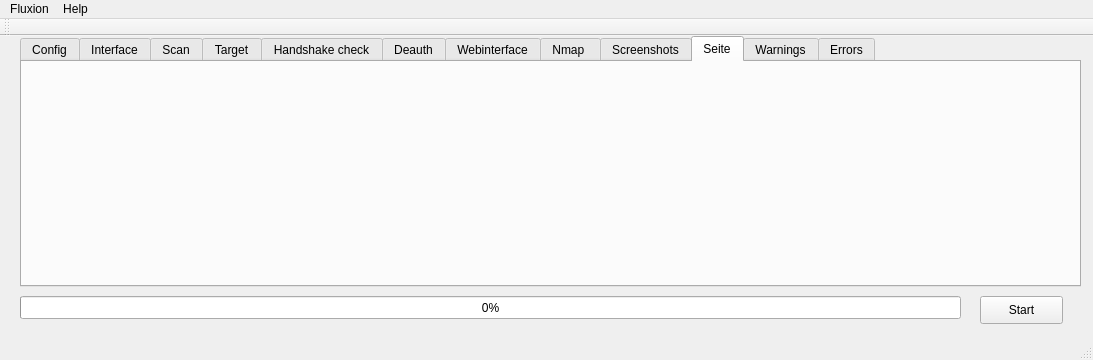
<?xml version="1.0" encoding="UTF-8"?>
<ui version="4.0">
 <class>Fluxion</class>
 <widget class="QMainWindow" name="Fluxion">
  <property name="geometry">
   <rect>
    <x>0</x>
    <y>0</y>
    <width>1093</width>
    <height>360</height>
   </rect>
  </property>
  <property name="windowTitle">
   <string>Fluxion</string>
  </property>
  <widget class="QWidget" name="centralWidget">
   <widget class="QTabWidget" name="tabWidget">
    <property name="geometry">
     <rect>
      <x>20</x>
      <y>0</y>
      <width>1061</width>
      <height>251</height>
     </rect>
    </property>
    <property name="currentIndex">
     <number>9</number>
    </property>
    <widget class="QWidget" name="tab">
     <attribute name="title">
      <string>Config</string>
     </attribute>
     <widget class="QLabel" name="label_3">
      <property name="geometry">
       <rect>
        <x>10</x>
        <y>20</y>
        <width>62</width>
        <height>20</height>
       </rect>
      </property>
      <property name="text">
       <string>TMP Path</string>
      </property>
     </widget>
     <widget class="QLineEdit" name="lineEdit_2">
      <property name="geometry">
       <rect>
        <x>10</x>
        <y>40</y>
        <width>113</width>
        <height>28</height>
       </rect>
      </property>
     </widget>
     <widget class="QSlider" name="horizontalSlider_3">
      <property name="geometry">
       <rect>
        <x>10</x>
        <y>100</y>
        <width>160</width>
        <height>16</height>
       </rect>
      </property>
      <property name="minimum">
       <number>100</number>
      </property>
      <property name="maximum">
       <number>9999</number>
      </property>
      <property name="singleStep">
       <number>10</number>
      </property>
      <property name="pageStep">
       <number>100</number>
      </property>
      <property name="value">
       <number>1000</number>
      </property>
      <property name="orientation">
       <enum>Qt::Horizontal</enum>
      </property>
     </widget>
     <widget class="QLabel" name="label_4">
      <property name="geometry">
       <rect>
        <x>10</x>
        <y>80</y>
        <width>101</width>
        <height>20</height>
       </rect>
      </property>
      <property name="text">
       <string>Deauth time</string>
      </property>
     </widget>
     <widget class="QLabel" name="label_5">
      <property name="geometry">
       <rect>
        <x>10</x>
        <y>130</y>
        <width>71</width>
        <height>20</height>
       </rect>
      </property>
      <property name="text">
       <string>Scan time</string>
      </property>
     </widget>
     <widget class="QSlider" name="horizontalSlider_4">
      <property name="geometry">
       <rect>
        <x>10</x>
        <y>150</y>
        <width>160</width>
        <height>16</height>
       </rect>
      </property>
      <property name="minimum">
       <number>10</number>
      </property>
      <property name="maximum">
       <number>120</number>
      </property>
      <property name="sliderPosition">
       <number>30</number>
      </property>
      <property name="orientation">
       <enum>Qt::Horizontal</enum>
      </property>
     </widget>
    </widget>
    <widget class="QWidget" name="tab_6">
     <attribute name="title">
      <string>Interface</string>
     </attribute>
     <widget class="QComboBox" name="comboBox">
      <property name="geometry">
       <rect>
        <x>10</x>
        <y>50</y>
        <width>181</width>
        <height>28</height>
       </rect>
      </property>
     </widget>
     <widget class="QLabel" name="label_11">
      <property name="geometry">
       <rect>
        <x>10</x>
        <y>30</y>
        <width>62</width>
        <height>20</height>
       </rect>
      </property>
      <property name="text">
       <string>Interface</string>
      </property>
     </widget>
     <widget class="QTextBrowser" name="textBrowser_3">
      <property name="geometry">
       <rect>
        <x>210</x>
        <y>50</y>
        <width>801</width>
        <height>141</height>
       </rect>
      </property>
     </widget>
     <widget class="QLabel" name="label_12">
      <property name="geometry">
       <rect>
        <x>210</x>
        <y>30</y>
        <width>62</width>
        <height>20</height>
       </rect>
      </property>
      <property name="text">
       <string>Output</string>
      </property>
     </widget>
    </widget>
    <widget class="QWidget" name="tab_4">
     <attribute name="title">
      <string>Scan</string>
     </attribute>
     <widget class="QRadioButton" name="radioButton">
      <property name="geometry">
       <rect>
        <x>10</x>
        <y>30</y>
        <width>105</width>
        <height>26</height>
       </rect>
      </property>
      <property name="text">
       <string>All Channel</string>
      </property>
     </widget>
     <widget class="QRadioButton" name="radioButton_2">
      <property name="geometry">
       <rect>
        <x>10</x>
        <y>50</y>
        <width>141</width>
        <height>26</height>
       </rect>
      </property>
      <property name="text">
       <string>Custom Channel</string>
      </property>
     </widget>
     <widget class="QSlider" name="horizontalSlider">
      <property name="geometry">
       <rect>
        <x>90</x>
        <y>80</y>
        <width>91</width>
        <height>16</height>
       </rect>
      </property>
      <property name="maximum">
       <number>12</number>
      </property>
      <property name="orientation">
       <enum>Qt::Horizontal</enum>
      </property>
     </widget>
     <widget class="QSlider" name="horizontalSlider_2">
      <property name="geometry">
       <rect>
        <x>90</x>
        <y>100</y>
        <width>91</width>
        <height>16</height>
       </rect>
      </property>
      <property name="maximum">
       <number>12</number>
      </property>
      <property name="orientation">
       <enum>Qt::Horizontal</enum>
      </property>
     </widget>
     <widget class="QLabel" name="label">
      <property name="geometry">
       <rect>
        <x>20</x>
        <y>80</y>
        <width>62</width>
        <height>20</height>
       </rect>
      </property>
      <property name="text">
       <string>Min</string>
      </property>
     </widget>
     <widget class="QLabel" name="label_2">
      <property name="geometry">
       <rect>
        <x>20</x>
        <y>100</y>
        <width>62</width>
        <height>20</height>
       </rect>
      </property>
      <property name="text">
       <string>Max</string>
      </property>
     </widget>
     <widget class="QPushButton" name="pushButton_3">
      <property name="geometry">
       <rect>
        <x>960</x>
        <y>180</y>
        <width>83</width>
        <height>28</height>
       </rect>
      </property>
      <property name="text">
       <string>Scan</string>
      </property>
     </widget>
    </widget>
    <widget class="QWidget" name="tab_2">
     <attribute name="title">
      <string>Target</string>
     </attribute>
     <widget class="QTextBrowser" name="textBrowser">
      <property name="geometry">
       <rect>
        <x>10</x>
        <y>10</y>
        <width>1021</width>
        <height>151</height>
       </rect>
      </property>
     </widget>
     <widget class="QLineEdit" name="lineEdit">
      <property name="geometry">
       <rect>
        <x>100</x>
        <y>180</y>
        <width>861</width>
        <height>28</height>
       </rect>
      </property>
     </widget>
     <widget class="QPushButton" name="pushButton_2">
      <property name="geometry">
       <rect>
        <x>10</x>
        <y>180</y>
        <width>83</width>
        <height>28</height>
       </rect>
      </property>
      <property name="text">
       <string>Refresh</string>
      </property>
     </widget>
    </widget>
    <widget class="QWidget" name="tab_3">
     <attribute name="title">
      <string>Handshake check</string>
     </attribute>
     <widget class="QLabel" name="label_13">
      <property name="geometry">
       <rect>
        <x>390</x>
        <y>90</y>
        <width>151</width>
        <height>20</height>
       </rect>
      </property>
      <property name="text">
       <string>Drag and Drop</string>
      </property>
      <property name="textFormat">
       <enum>Qt::PlainText</enum>
      </property>
     </widget>
    </widget>
    <widget class="QWidget" name="tab_7">
     <attribute name="title">
      <string>Deauth</string>
     </attribute>
     <widget class="QRadioButton" name="radioButton_3">
      <property name="geometry">
       <rect>
        <x>10</x>
        <y>90</y>
        <width>105</width>
        <height>26</height>
       </rect>
      </property>
      <property name="text">
       <string>Deauth all</string>
      </property>
     </widget>
     <widget class="QRadioButton" name="radioButton_4">
      <property name="geometry">
       <rect>
        <x>10</x>
        <y>110</y>
        <width>105</width>
        <height>26</height>
       </rect>
      </property>
      <property name="text">
       <string>Deauth client</string>
      </property>
     </widget>
     <widget class="QPushButton" name="pushButton_5">
      <property name="geometry">
       <rect>
        <x>960</x>
        <y>180</y>
        <width>83</width>
        <height>28</height>
       </rect>
      </property>
      <property name="text">
       <string>Run</string>
      </property>
     </widget>
     <widget class="QLabel" name="label_6">
      <property name="geometry">
       <rect>
        <x>10</x>
        <y>70</y>
        <width>62</width>
        <height>20</height>
       </rect>
      </property>
      <property name="text">
       <string>Mdk3</string>
      </property>
     </widget>
     <widget class="QLabel" name="label_7">
      <property name="geometry">
       <rect>
        <x>10</x>
        <y>150</y>
        <width>62</width>
        <height>20</height>
       </rect>
      </property>
      <property name="text">
       <string>Aireplay</string>
      </property>
     </widget>
     <widget class="QRadioButton" name="radioButton_5">
      <property name="geometry">
       <rect>
        <x>10</x>
        <y>170</y>
        <width>105</width>
        <height>26</height>
       </rect>
      </property>
      <property name="text">
       <string>Custom</string>
      </property>
     </widget>
     <widget class="QLineEdit" name="lineEdit_3">
      <property name="geometry">
       <rect>
        <x>10</x>
        <y>30</y>
        <width>231</width>
        <height>28</height>
       </rect>
      </property>
     </widget>
     <widget class="QLabel" name="label_8">
      <property name="geometry">
       <rect>
        <x>10</x>
        <y>10</y>
        <width>62</width>
        <height>20</height>
       </rect>
      </property>
      <property name="text">
       <string>Target</string>
      </property>
     </widget>
    </widget>
    <widget class="QWidget" name="tab_9">
     <attribute name="title">
      <string>Webinterface</string>
     </attribute>
     <widget class="QRadioButton" name="radioButton_6">
      <property name="geometry">
       <rect>
        <x>10</x>
        <y>40</y>
        <width>105</width>
        <height>26</height>
       </rect>
      </property>
      <property name="text">
       <string>English</string>
      </property>
     </widget>
     <widget class="QRadioButton" name="radioButton_7">
      <property name="geometry">
       <rect>
        <x>10</x>
        <y>60</y>
        <width>105</width>
        <height>26</height>
       </rect>
      </property>
      <property name="text">
       <string>German</string>
      </property>
     </widget>
     <widget class="QRadioButton" name="radioButton_8">
      <property name="geometry">
       <rect>
        <x>10</x>
        <y>80</y>
        <width>105</width>
        <height>26</height>
       </rect>
      </property>
      <property name="text">
       <string>Russian</string>
      </property>
     </widget>
     <widget class="QRadioButton" name="radioButton_9">
      <property name="geometry">
       <rect>
        <x>360</x>
        <y>40</y>
        <width>105</width>
        <height>26</height>
       </rect>
      </property>
      <property name="text">
       <string>Netgear</string>
      </property>
     </widget>
     <widget class="QRadioButton" name="radioButton_10">
      <property name="geometry">
       <rect>
        <x>360</x>
        <y>80</y>
        <width>105</width>
        <height>26</height>
       </rect>
      </property>
      <property name="text">
       <string>Vodafone</string>
      </property>
     </widget>
     <widget class="QRadioButton" name="radioButton_11">
      <property name="geometry">
       <rect>
        <x>360</x>
        <y>60</y>
        <width>105</width>
        <height>26</height>
       </rect>
      </property>
      <property name="text">
       <string>Arris</string>
      </property>
     </widget>
     <widget class="QRadioButton" name="radioButton_12">
      <property name="geometry">
       <rect>
        <x>10</x>
        <y>100</y>
        <width>105</width>
        <height>26</height>
       </rect>
      </property>
      <property name="text">
       <string>Italian</string>
      </property>
     </widget>
     <widget class="QLabel" name="label_9">
      <property name="geometry">
       <rect>
        <x>10</x>
        <y>20</y>
        <width>62</width>
        <height>20</height>
       </rect>
      </property>
      <property name="text">
       <string>Neutra</string>
      </property>
     </widget>
     <widget class="QLabel" name="label_10">
      <property name="geometry">
       <rect>
        <x>370</x>
        <y>20</y>
        <width>62</width>
        <height>20</height>
       </rect>
      </property>
      <property name="text">
       <string>Custom</string>
      </property>
     </widget>
     <widget class="QRadioButton" name="radioButton_25">
      <property name="geometry">
       <rect>
        <x>10</x>
        <y>120</y>
        <width>105</width>
        <height>26</height>
       </rect>
      </property>
      <property name="text">
       <string>Spanish</string>
      </property>
     </widget>
     <widget class="QRadioButton" name="radioButton_26">
      <property name="geometry">
       <rect>
        <x>10</x>
        <y>140</y>
        <width>105</width>
        <height>26</height>
       </rect>
      </property>
      <property name="text">
       <string>Portuguese</string>
      </property>
     </widget>
     <widget class="QRadioButton" name="radioButton_27">
      <property name="geometry">
       <rect>
        <x>10</x>
        <y>160</y>
        <width>105</width>
        <height>26</height>
       </rect>
      </property>
      <property name="text">
       <string>Chinese</string>
      </property>
     </widget>
    </widget>
    <widget class="QWidget" name="tab_19">
     <attribute name="title">
      <string>Nmap </string>
     </attribute>
     <widget class="QLabel" name="label_21">
      <property name="geometry">
       <rect>
        <x>20</x>
        <y>20</y>
        <width>62</width>
        <height>20</height>
       </rect>
      </property>
      <property name="text">
       <string>IP Range</string>
      </property>
     </widget>
     <widget class="QLineEdit" name="lineEdit_7">
      <property name="geometry">
       <rect>
        <x>20</x>
        <y>40</y>
        <width>113</width>
        <height>28</height>
       </rect>
      </property>
     </widget>
     <widget class="QLineEdit" name="lineEdit_8">
      <property name="geometry">
       <rect>
        <x>160</x>
        <y>40</y>
        <width>113</width>
        <height>28</height>
       </rect>
      </property>
     </widget>
     <widget class="QLabel" name="label_22">
      <property name="geometry">
       <rect>
        <x>140</x>
        <y>40</y>
        <width>16</width>
        <height>20</height>
       </rect>
      </property>
      <property name="text">
       <string>--</string>
      </property>
     </widget>
     <widget class="QLabel" name="label_23">
      <property name="geometry">
       <rect>
        <x>20</x>
        <y>90</y>
        <width>81</width>
        <height>20</height>
       </rect>
      </property>
      <property name="text">
       <string>Arguments</string>
      </property>
     </widget>
     <widget class="QCheckBox" name="checkBox">
      <property name="geometry">
       <rect>
        <x>20</x>
        <y>120</y>
        <width>161</width>
        <height>26</height>
       </rect>
      </property>
      <property name="text">
       <string>OS detection</string>
      </property>
     </widget>
     <widget class="QCheckBox" name="checkBox_2">
      <property name="geometry">
       <rect>
        <x>20</x>
        <y>140</y>
        <width>89</width>
        <height>26</height>
       </rect>
      </property>
      <property name="text">
       <string>List scan</string>
      </property>
     </widget>
     <widget class="QCheckBox" name="checkBox_3">
      <property name="geometry">
       <rect>
        <x>20</x>
        <y>160</y>
        <width>89</width>
        <height>26</height>
       </rect>
      </property>
      <property name="text">
       <string>Ping scan</string>
      </property>
     </widget>
     <widget class="QCheckBox" name="checkBox_4">
      <property name="geometry">
       <rect>
        <x>150</x>
        <y>120</y>
        <width>161</width>
        <height>26</height>
       </rect>
      </property>
      <property name="text">
       <string>Skip host discovery</string>
      </property>
     </widget>
     <widget class="QCheckBox" name="checkBox_5">
      <property name="geometry">
       <rect>
        <x>150</x>
        <y>140</y>
        <width>141</width>
        <height>26</height>
       </rect>
      </property>
      <property name="text">
       <string>IP protokoll scan</string>
      </property>
     </widget>
     <widget class="QCheckBox" name="checkBox_6">
      <property name="geometry">
       <rect>
        <x>150</x>
        <y>160</y>
        <width>89</width>
        <height>26</height>
       </rect>
      </property>
      <property name="text">
       <string>Fast scan</string>
      </property>
     </widget>
     <widget class="QPushButton" name="pushButton_12">
      <property name="geometry">
       <rect>
        <x>960</x>
        <y>180</y>
        <width>83</width>
        <height>28</height>
       </rect>
      </property>
      <property name="text">
       <string>Start</string>
      </property>
     </widget>
     <widget class="QPushButton" name="pushButton_13">
      <property name="geometry">
       <rect>
        <x>960</x>
        <y>10</y>
        <width>83</width>
        <height>28</height>
       </rect>
      </property>
      <property name="text">
       <string>Stop</string>
      </property>
     </widget>
     <widget class="QTextBrowser" name="textBrowser_2">
      <property name="geometry">
       <rect>
        <x>350</x>
        <y>10</y>
        <width>591</width>
        <height>201</height>
       </rect>
      </property>
     </widget>
    </widget>
    <widget class="QWidget" name="tab_20">
     <attribute name="title">
      <string>Screenshots</string>
     </attribute>
    </widget>
    <widget class="QWidget" name="tab_21">
     <attribute name="title">
      <string>Seite</string>
     </attribute>
    </widget>
    <widget class="QWidget" name="tab_8">
     <attribute name="title">
      <string>Warnings</string>
     </attribute>
     <widget class="QTextBrowser" name="textBrowser_4">
      <property name="geometry">
       <rect>
        <x>10</x>
        <y>20</y>
        <width>1031</width>
        <height>141</height>
       </rect>
      </property>
     </widget>
     <widget class="QPushButton" name="pushButton_6">
      <property name="geometry">
       <rect>
        <x>960</x>
        <y>170</y>
        <width>83</width>
        <height>28</height>
       </rect>
      </property>
      <property name="text">
       <string>Refresh</string>
      </property>
     </widget>
    </widget>
    <widget class="QWidget" name="tab_5">
     <attribute name="title">
      <string>Errors</string>
     </attribute>
     <widget class="QPushButton" name="pushButton_4">
      <property name="geometry">
       <rect>
        <x>950</x>
        <y>170</y>
        <width>83</width>
        <height>28</height>
       </rect>
      </property>
      <property name="text">
       <string>Refresh</string>
      </property>
     </widget>
     <widget class="QTextBrowser" name="textBrowser_9">
      <property name="geometry">
       <rect>
        <x>10</x>
        <y>20</y>
        <width>1021</width>
        <height>141</height>
       </rect>
      </property>
     </widget>
    </widget>
   </widget>
   <widget class="QProgressBar" name="progressBar">
    <property name="geometry">
     <rect>
      <x>20</x>
      <y>260</y>
      <width>941</width>
      <height>23</height>
     </rect>
    </property>
    <property name="value">
     <number>0</number>
    </property>
   </widget>
   <widget class="QPushButton" name="pushButton">
    <property name="geometry">
     <rect>
      <x>980</x>
      <y>260</y>
      <width>83</width>
      <height>28</height>
     </rect>
    </property>
    <property name="text">
     <string>Start</string>
    </property>
   </widget>
  </widget>
  <widget class="QMenuBar" name="menuBar">
   <property name="geometry">
    <rect>
     <x>0</x>
     <y>0</y>
     <width>1093</width>
     <height>25</height>
    </rect>
   </property>
   <widget class="QMenu" name="menuFluxion">
    <property name="title">
     <string>Fluxion</string>
    </property>
    <addaction name="actionStart"/>
    <addaction name="actionStop"/>
   </widget>
   <widget class="QMenu" name="menuHelp">
    <property name="title">
     <string>Help</string>
    </property>
    <addaction name="actionAre_you_a_noob"/>
   </widget>
   <addaction name="menuFluxion"/>
   <addaction name="menuHelp"/>
  </widget>
  <widget class="QToolBar" name="mainToolBar">
   <attribute name="toolBarArea">
    <enum>TopToolBarArea</enum>
   </attribute>
   <attribute name="toolBarBreak">
    <bool>false</bool>
   </attribute>
  </widget>
  <widget class="QStatusBar" name="statusBar"/>
  <action name="actionAre_you_a_noob">
   <property name="text">
    <string>Are you a noob?</string>
   </property>
  </action>
  <action name="actionStart">
   <property name="text">
    <string>Start</string>
   </property>
  </action>
  <action name="actionStop">
   <property name="text">
    <string>Stop</string>
   </property>
  </action>
 </widget>
 <layoutdefault spacing="6" margin="11"/>
 <resources/>
 <connections/>
</ui>
